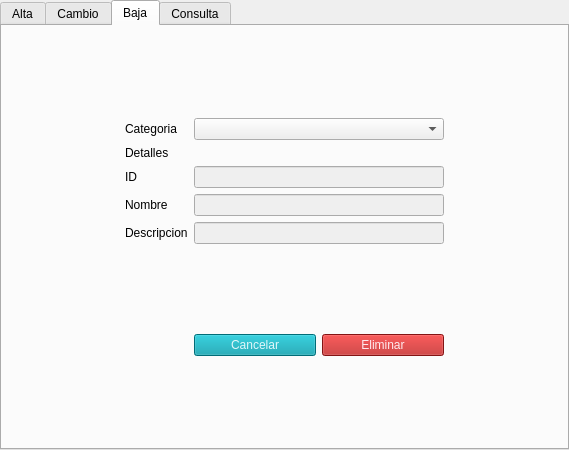
<?xml version="1.0" encoding="UTF-8"?>
<ui version="4.0">
 <class>TabWidget</class>
 <widget class="QTabWidget" name="TabWidget">
  <property name="geometry">
   <rect>
    <x>0</x>
    <y>0</y>
    <width>569</width>
    <height>450</height>
   </rect>
  </property>
  <property name="windowTitle">
   <string>TabWidget</string>
  </property>
  <property name="styleSheet">
   <string notr="true">QPushButton#btn_agregar_alta, 
#btn_modificar_cambio, 
#btn_cancelar_baja {
	background-color: #0097A7;
	color: #E0F7FA;
}
QPushButton#btn_cancelar_alta, 
#btn_cancelar_cambio,
#btn_eliminar_baja {
	background-color: #B71C1C;
	color: #FFEBEE;
}</string>
  </property>
  <property name="currentIndex">
   <number>2</number>
  </property>
  <widget class="QWidget" name="alta">
   <attribute name="title">
    <string>Alta</string>
   </attribute>
   <layout class="QGridLayout" name="gridLayout">
    <item row="1" column="3" colspan="2">
     <widget class="QLineEdit" name="txt_categoria_alta">
      <property name="minimumSize">
       <size>
        <width>250</width>
        <height>0</height>
       </size>
      </property>
     </widget>
    </item>
    <item row="1" column="1">
     <widget class="QLabel" name="lbl_categoria_alta">
      <property name="text">
       <string>Categoria</string>
      </property>
     </widget>
    </item>
    <item row="1" column="0">
     <spacer name="horizontalSpacer">
      <property name="orientation">
       <enum>Qt::Horizontal</enum>
      </property>
      <property name="sizeHint" stdset="0">
       <size>
        <width>40</width>
        <height>20</height>
       </size>
      </property>
     </spacer>
    </item>
    <item row="3" column="3">
     <spacer name="verticalSpacer_7">
      <property name="orientation">
       <enum>Qt::Vertical</enum>
      </property>
      <property name="sizeHint" stdset="0">
       <size>
        <width>20</width>
        <height>40</height>
       </size>
      </property>
     </spacer>
    </item>
    <item row="2" column="1">
     <widget class="QLabel" name="lbl_descripcion_alta">
      <property name="text">
       <string>Descripcion</string>
      </property>
     </widget>
    </item>
    <item row="4" column="4">
     <widget class="QPushButton" name="btn_agregar_alta">
      <property name="text">
       <string>Agregar</string>
      </property>
     </widget>
    </item>
    <item row="2" column="3" colspan="2">
     <widget class="QLineEdit" name="txt_descripcion_alta"/>
    </item>
    <item row="1" column="5">
     <spacer name="horizontalSpacer_2">
      <property name="orientation">
       <enum>Qt::Horizontal</enum>
      </property>
      <property name="sizeHint" stdset="0">
       <size>
        <width>40</width>
        <height>20</height>
       </size>
      </property>
     </spacer>
    </item>
    <item row="0" column="3">
     <spacer name="verticalSpacer_8">
      <property name="orientation">
       <enum>Qt::Vertical</enum>
      </property>
      <property name="sizeHint" stdset="0">
       <size>
        <width>20</width>
        <height>40</height>
       </size>
      </property>
     </spacer>
    </item>
    <item row="5" column="3">
     <spacer name="verticalSpacer_9">
      <property name="orientation">
       <enum>Qt::Vertical</enum>
      </property>
      <property name="sizeHint" stdset="0">
       <size>
        <width>20</width>
        <height>40</height>
       </size>
      </property>
     </spacer>
    </item>
    <item row="4" column="3">
     <widget class="QPushButton" name="btn_cancelar_alta">
      <property name="text">
       <string>Cancelar</string>
      </property>
     </widget>
    </item>
   </layout>
  </widget>
  <widget class="QWidget" name="cambio">
   <attribute name="title">
    <string>Cambio</string>
   </attribute>
   <layout class="QGridLayout" name="gridLayout_3">
    <item row="0" column="1" colspan="3">
     <spacer name="verticalSpacer_4">
      <property name="orientation">
       <enum>Qt::Vertical</enum>
      </property>
      <property name="sizeHint" stdset="0">
       <size>
        <width>278</width>
        <height>45</height>
       </size>
      </property>
     </spacer>
    </item>
    <item row="1" column="1">
     <widget class="QLabel" name="lbl_categoria_cambio">
      <property name="text">
       <string>Categoria</string>
      </property>
     </widget>
    </item>
    <item row="1" column="2" colspan="2">
     <widget class="QComboBox" name="cmbx_categoria_cambio">
      <property name="minimumSize">
       <size>
        <width>250</width>
        <height>0</height>
       </size>
      </property>
     </widget>
    </item>
    <item row="2" column="1">
     <widget class="QLabel" name="lbl_detalles_cambio">
      <property name="text">
       <string>Detalles</string>
      </property>
     </widget>
    </item>
    <item row="3" column="0" rowspan="2">
     <spacer name="horizontalSpacer_5">
      <property name="orientation">
       <enum>Qt::Horizontal</enum>
      </property>
      <property name="sizeHint" stdset="0">
       <size>
        <width>93</width>
        <height>20</height>
       </size>
      </property>
     </spacer>
    </item>
    <item row="3" column="1">
     <widget class="QLabel" name="lbl_id_cambio">
      <property name="text">
       <string>ID</string>
      </property>
     </widget>
    </item>
    <item row="3" column="2" colspan="2">
     <widget class="QLineEdit" name="txt_id_cambio">
      <property name="enabled">
       <bool>false</bool>
      </property>
     </widget>
    </item>
    <item row="3" column="4" rowspan="2">
     <spacer name="horizontalSpacer_6">
      <property name="orientation">
       <enum>Qt::Horizontal</enum>
      </property>
      <property name="sizeHint" stdset="0">
       <size>
        <width>92</width>
        <height>20</height>
       </size>
      </property>
     </spacer>
    </item>
    <item row="4" column="2" rowspan="2" colspan="2">
     <widget class="QLineEdit" name="txt_nombre_cambio"/>
    </item>
    <item row="5" column="1">
     <widget class="QLabel" name="lbl_nombre_cambio">
      <property name="text">
       <string>Nombre</string>
      </property>
     </widget>
    </item>
    <item row="6" column="1">
     <widget class="QLabel" name="lbl_descripcion_cambio">
      <property name="text">
       <string>Descripcion</string>
      </property>
     </widget>
    </item>
    <item row="6" column="2" colspan="2">
     <widget class="QLineEdit" name="txt_descripcion_cambio"/>
    </item>
    <item row="7" column="2">
     <spacer name="verticalSpacer_6">
      <property name="orientation">
       <enum>Qt::Vertical</enum>
      </property>
      <property name="sizeHint" stdset="0">
       <size>
        <width>20</width>
        <height>46</height>
       </size>
      </property>
     </spacer>
    </item>
    <item row="8" column="2">
     <widget class="QPushButton" name="btn_cancelar_cambio">
      <property name="text">
       <string>Cancelar</string>
      </property>
     </widget>
    </item>
    <item row="8" column="3">
     <widget class="QPushButton" name="btn_modificar_cambio">
      <property name="text">
       <string>Modificar</string>
      </property>
     </widget>
    </item>
    <item row="9" column="2">
     <spacer name="verticalSpacer_5">
      <property name="orientation">
       <enum>Qt::Vertical</enum>
      </property>
      <property name="sizeHint" stdset="0">
       <size>
        <width>20</width>
        <height>45</height>
       </size>
      </property>
     </spacer>
    </item>
   </layout>
  </widget>
  <widget class="QWidget" name="baja">
   <attribute name="title">
    <string>Baja</string>
   </attribute>
   <layout class="QGridLayout" name="gridLayout_2">
    <item row="3" column="2" colspan="2">
     <widget class="QLineEdit" name="txt_id_baja">
      <property name="enabled">
       <bool>false</bool>
      </property>
     </widget>
    </item>
    <item row="6" column="0" colspan="5">
     <spacer name="verticalSpacer">
      <property name="orientation">
       <enum>Qt::Vertical</enum>
      </property>
      <property name="sizeHint" stdset="0">
       <size>
        <width>20</width>
        <height>40</height>
       </size>
      </property>
     </spacer>
    </item>
    <item row="1" column="2" colspan="2">
     <widget class="QComboBox" name="cmbx_categoria_baja">
      <property name="minimumSize">
       <size>
        <width>250</width>
        <height>0</height>
       </size>
      </property>
     </widget>
    </item>
    <item row="1" column="1">
     <widget class="QLabel" name="lbl_categoria_baja">
      <property name="text">
       <string>Categoria</string>
      </property>
     </widget>
    </item>
    <item row="7" column="2">
     <widget class="QPushButton" name="btn_cancelar_baja">
      <property name="text">
       <string>Cancelar</string>
      </property>
     </widget>
    </item>
    <item row="4" column="2" colspan="2">
     <widget class="QLineEdit" name="txt_nombre_baja">
      <property name="enabled">
       <bool>false</bool>
      </property>
     </widget>
    </item>
    <item row="4" column="1">
     <widget class="QLabel" name="lbl_nombre_baja">
      <property name="text">
       <string>Nombre</string>
      </property>
     </widget>
    </item>
    <item row="0" column="0" colspan="5">
     <spacer name="verticalSpacer_2">
      <property name="orientation">
       <enum>Qt::Vertical</enum>
      </property>
      <property name="sizeHint" stdset="0">
       <size>
        <width>20</width>
        <height>40</height>
       </size>
      </property>
     </spacer>
    </item>
    <item row="7" column="3">
     <widget class="QPushButton" name="btn_eliminar_baja">
      <property name="text">
       <string>Eliminar</string>
      </property>
     </widget>
    </item>
    <item row="3" column="1">
     <widget class="QLabel" name="lbl_id_baja">
      <property name="text">
       <string>ID</string>
      </property>
     </widget>
    </item>
    <item row="8" column="0" colspan="5">
     <spacer name="verticalSpacer_3">
      <property name="orientation">
       <enum>Qt::Vertical</enum>
      </property>
      <property name="sizeHint" stdset="0">
       <size>
        <width>20</width>
        <height>40</height>
       </size>
      </property>
     </spacer>
    </item>
    <item row="2" column="1">
     <widget class="QLabel" name="lbl_detalles_baja">
      <property name="text">
       <string>Detalles</string>
      </property>
     </widget>
    </item>
    <item row="5" column="2" colspan="2">
     <widget class="QLineEdit" name="txt_descripcion_baja">
      <property name="enabled">
       <bool>false</bool>
      </property>
     </widget>
    </item>
    <item row="5" column="1">
     <widget class="QLabel" name="lbl_descripcion_baja">
      <property name="text">
       <string>Descripcion</string>
      </property>
     </widget>
    </item>
    <item row="1" column="0" rowspan="5">
     <spacer name="horizontalSpacer_3">
      <property name="orientation">
       <enum>Qt::Horizontal</enum>
      </property>
      <property name="sizeHint" stdset="0">
       <size>
        <width>40</width>
        <height>20</height>
       </size>
      </property>
     </spacer>
    </item>
    <item row="1" column="4" rowspan="5">
     <spacer name="horizontalSpacer_4">
      <property name="orientation">
       <enum>Qt::Horizontal</enum>
      </property>
      <property name="sizeHint" stdset="0">
       <size>
        <width>40</width>
        <height>20</height>
       </size>
      </property>
     </spacer>
    </item>
   </layout>
  </widget>
  <widget class="QWidget" name="consulta">
   <attribute name="title">
    <string>Consulta</string>
   </attribute>
   <layout class="QGridLayout" name="gridLayout_4">
    <item row="0" column="0">
     <widget class="QTableWidget" name="tbl_consulta">
      <property name="frameShape">
       <enum>QFrame::NoFrame</enum>
      </property>
      <property name="editTriggers">
       <set>QAbstractItemView::NoEditTriggers</set>
      </property>
      <property name="selectionBehavior">
       <enum>QAbstractItemView::SelectRows</enum>
      </property>
      <property name="sortingEnabled">
       <bool>true</bool>
      </property>
      <property name="cornerButtonEnabled">
       <bool>false</bool>
      </property>
      <property name="rowCount">
       <number>0</number>
      </property>
      <property name="columnCount">
       <number>3</number>
      </property>
      <attribute name="horizontalHeaderStretchLastSection">
       <bool>true</bool>
      </attribute>
      <column>
       <property name="text">
        <string>ID</string>
       </property>
      </column>
      <column>
       <property name="text">
        <string>Categoria</string>
       </property>
      </column>
      <column>
       <property name="text">
        <string>Descripcion</string>
       </property>
      </column>
     </widget>
    </item>
   </layout>
  </widget>
 </widget>
 <resources/>
 <connections/>
</ui>
